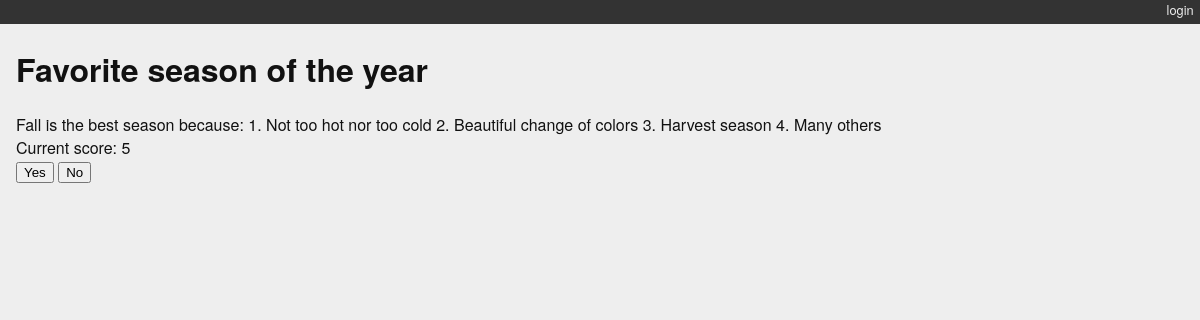
/polling/polls/2/, run on the app's committed database.
### polling/models.py (models this page shows, shortened)
class Poll(models.Model):
    title = models.CharField(max_length=128)
    text = models.TextField(blank=True)
    score = models.IntegerField(default=0)

### polling/views.py (the view)
# urls.py: path('polls/<int:poll_id>/', detail_view, name="poll_detail"),
def detail_view(request, poll_id):
    try:
        poll = Poll.objects.get(pk=poll_id)
    except Poll.DoesNotExist:
        raise Http404
    if request.method == "POST":
        if request.POST.get("vote") == "Yes":
            poll.score += 1
        else:
            poll.score -= 1
        poll.save()
    context = {'poll': poll}
    return render(request, 'polling/detail.html', context)

### polling/templates/polling/detail.html (shortened to what this page needs)
{% extends "base.html" %}
{% block content %}
<h1>{{ poll.title }}</h1>
<div class="poll-body">
    {{ poll.text }}
</div>
<div class="poll-score">
    Current score: {{ poll.score }}
</div>
<div class="poll-vote">
    <form method="POST">
        <input type="submit" name="vote" value="Yes">
        <input type="submit" name="vote" value="No">
    </form>
</div>
{% endblock %}

### blogging/static/django_blog.css (style rules this page uses)
body { background-color: #eee; color: #111; font-family: "HelveticaNeue-Light", "Helvetica Neue Light", "Helvetica Neue", Helvetica, Arial, "Lucida Grande", sans-serif; margin:0; padding:0; }

### data on the page
Poll: title "Favorite season of the year", text "Fall is the best season because: 1. Not too hot nor too cold 2. Beautiful change of colors 3. Harvest season 4. Many others", score "5"
